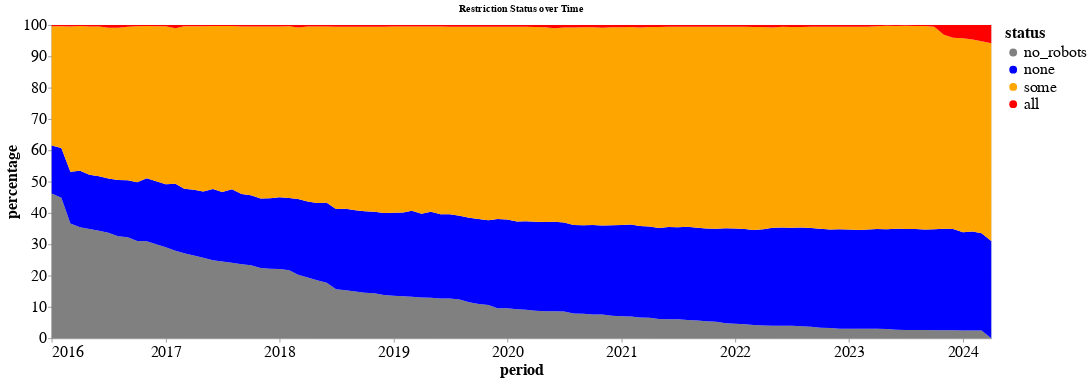
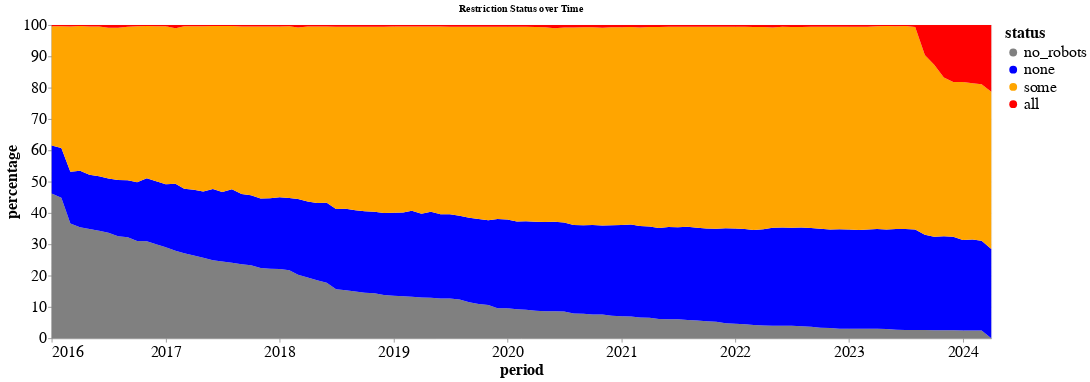
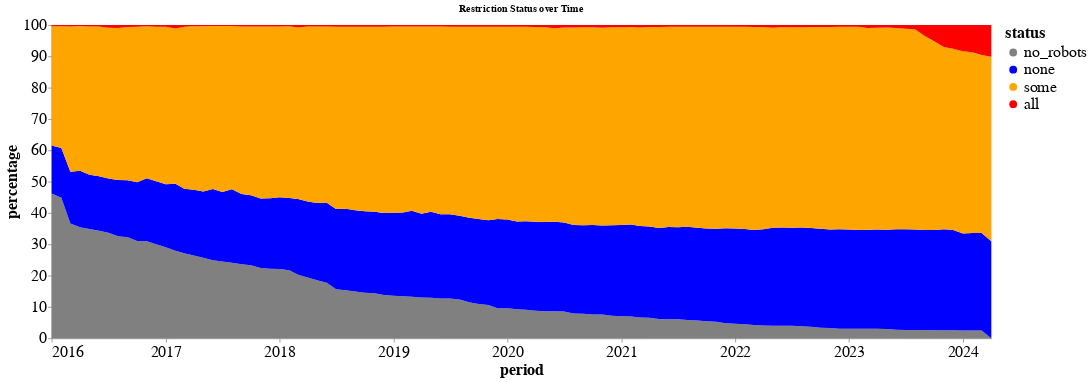
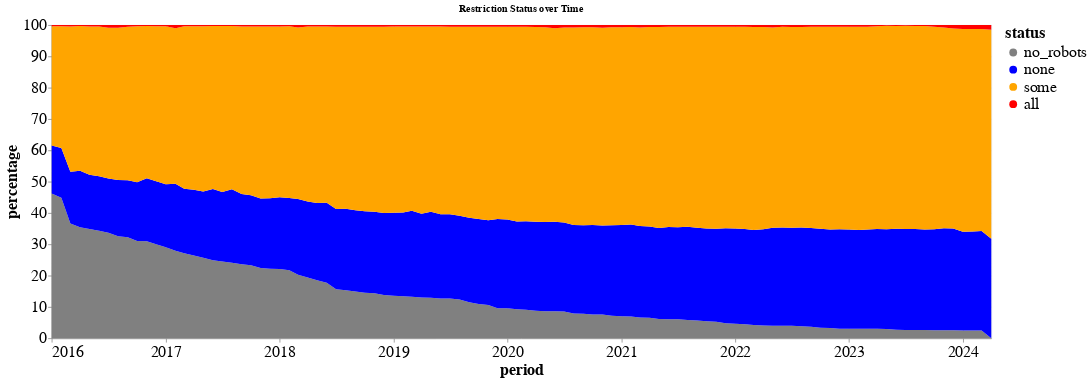

Write notebook code for charts like these, in order.
### Markdown cell above
### Plot Temporal Robots Area Chart

### Code cell
# for agent in agents_to_track:
#     robots_util.plot_robots_time_map(robots_temporal_summary, agent)

for group in agent_groups_to_track:
    print(group)
    chart = robots_util.plot_robots_time_map_altair(
        robots_temporal_head_summary, 
        agent_type=group, 
        period_col='period', 
        status_col='status', 
        val_col='tokens',  # "count" / "tokens"
        title='Restriction Status over Time', 
        ordered_statuses=['no_robots', 'none', 'some', 'all'], 
        status_colors={'no_robots': 'gray', 'none': 'blue', 'some': 'orange', 'all': 'red'}
    )
    chart.show()
#     robots_util.plot_robots_time_map(robots_temporal_head_summary, group, val_key="count")

### Figure 1 — Vega-Lite specification as saved in the notebook (floating-point values rounded to 4 significant figures; data arrays with more than 128 entries replaced by an {"elided": "..."} marker saying what was removed)
{"config": {"view": {"continuousWidth": 300, "continuousHeight": 300}, "axis": {"domain": true, "labelFont": "sans-serif", "labelFontSize": 20, "titleFont": "sans-serif", "titleFontSize": 20}, "axisX": {"domain": true, "format": "%Y", "labelAngle": 0, "labelExpr": "timeFormat(datum.value, '%Y')", "tickCount": "year"}, "axisY": {"domain": true, "format": ".0f", "labelExpr": "datum.value * 100"}, "legend": {"labelFont": "sans-serif", "labelFontSize": 20, "titleFont": "sans-serif", "titleFontSize": 20}}, "data": {"name": "data-01f017d89c8a2e397c097a2dc9515510"}, "mark": {"type": "area"}, "encoding": {"color": {"field": "status", "scale": {"domain": ["no_robots", "none", "some", "all"], "range": ["gray", "blue", "orange", "red"]}, "title": "status", "type": "nominal"}, "order": {"field": "order", "type": "quantitative"}, "x": {"axis": {"format": "%Y", "title": "period"}, "field": "period", "type": "temporal"}, "y": {"axis": {"format": ".0f", "title": "percentage"}, "field": "percentage", "scale": {"domain": [0, 1]}, "type": "quantitative"}}, "height": 400, "title": "Restriction Status over Time", "width": 1200, "$schema": "https://vega.github.io/schema/vega-lite/v5.17.0.json", "datasets": {"data-01f017d89c8a2e397c097a2dc9515510": {"elided": "400 records"}}}

### Figure 2 — Vega-Lite specification as saved in the notebook (floating-point values rounded to 4 significant figures; data arrays with more than 128 entries replaced by an {"elided": "..."} marker saying what was removed)
{"config": {"view": {"continuousWidth": 300, "continuousHeight": 300}, "axis": {"domain": true, "labelFont": "sans-serif", "labelFontSize": 20, "titleFont": "sans-serif", "titleFontSize": 20}, "axisX": {"domain": true, "format": "%Y", "labelAngle": 0, "labelExpr": "timeFormat(datum.value, '%Y')", "tickCount": "year"}, "axisY": {"domain": true, "format": ".0f", "labelExpr": "datum.value * 100"}, "legend": {"labelFont": "sans-serif", "labelFontSize": 20, "titleFont": "sans-serif", "titleFontSize": 20}}, "data": {"name": "data-62d68b1477a134ab273c844e2d067056"}, "mark": {"type": "area"}, "encoding": {"color": {"field": "status", "scale": {"domain": ["no_robots", "none", "some", "all"], "range": ["gray", "blue", "orange", "red"]}, "title": "status", "type": "nominal"}, "order": {"field": "order", "type": "quantitative"}, "x": {"axis": {"format": "%Y", "title": "period"}, "field": "period", "type": "temporal"}, "y": {"axis": {"format": ".0f", "title": "percentage"}, "field": "percentage", "scale": {"domain": [0, 1]}, "type": "quantitative"}}, "height": 400, "title": "Restriction Status over Time", "width": 1200, "$schema": "https://vega.github.io/schema/vega-lite/v5.17.0.json", "datasets": {"data-62d68b1477a134ab273c844e2d067056": {"elided": "400 records"}}}

### Figure 3 — Vega-Lite specification as saved in the notebook (floating-point values rounded to 4 significant figures; data arrays with more than 128 entries replaced by an {"elided": "..."} marker saying what was removed)
{"config": {"view": {"continuousWidth": 300, "continuousHeight": 300}, "axis": {"domain": true, "labelFont": "sans-serif", "labelFontSize": 20, "titleFont": "sans-serif", "titleFontSize": 20}, "axisX": {"domain": true, "format": "%Y", "labelAngle": 0, "labelExpr": "timeFormat(datum.value, '%Y')", "tickCount": "year"}, "axisY": {"domain": true, "format": ".0f", "labelExpr": "datum.value * 100"}, "legend": {"labelFont": "sans-serif", "labelFontSize": 20, "titleFont": "sans-serif", "titleFontSize": 20}}, "data": {"name": "data-ee48ebea95bc382b33d40bfe2277242a"}, "mark": {"type": "area"}, "encoding": {"color": {"field": "status", "scale": {"domain": ["no_robots", "none", "some", "all"], "range": ["gray", "blue", "orange", "red"]}, "title": "status", "type": "nominal"}, "order": {"field": "order", "type": "quantitative"}, "x": {"axis": {"format": "%Y", "title": "period"}, "field": "period", "type": "temporal"}, "y": {"axis": {"format": ".0f", "title": "percentage"}, "field": "percentage", "scale": {"domain": [0, 1]}, "type": "quantitative"}}, "height": 400, "title": "Restriction Status over Time", "width": 1200, "$schema": "https://vega.github.io/schema/vega-lite/v5.17.0.json", "datasets": {"data-ee48ebea95bc382b33d40bfe2277242a": {"elided": "400 records"}}}

### Figure 4 — Vega-Lite specification as saved in the notebook (floating-point values rounded to 4 significant figures; data arrays with more than 128 entries replaced by an {"elided": "..."} marker saying what was removed)
{"config": {"view": {"continuousWidth": 300, "continuousHeight": 300}, "axis": {"domain": true, "labelFont": "sans-serif", "labelFontSize": 20, "titleFont": "sans-serif", "titleFontSize": 20}, "axisX": {"domain": true, "format": "%Y", "labelAngle": 0, "labelExpr": "timeFormat(datum.value, '%Y')", "tickCount": "year"}, "axisY": {"domain": true, "format": ".0f", "labelExpr": "datum.value * 100"}, "legend": {"labelFont": "sans-serif", "labelFontSize": 20, "titleFont": "sans-serif", "titleFontSize": 20}}, "data": {"name": "data-d67de0f19d396dece9026ec5c5ae69a2"}, "mark": {"type": "area"}, "encoding": {"color": {"field": "status", "scale": {"domain": ["no_robots", "none", "some", "all"], "range": ["gray", "blue", "orange", "red"]}, "title": "status", "type": "nominal"}, "order": {"field": "order", "type": "quantitative"}, "x": {"axis": {"format": "%Y", "title": "period"}, "field": "period", "type": "temporal"}, "y": {"axis": {"format": ".0f", "title": "percentage"}, "field": "percentage", "scale": {"domain": [0, 1]}, "type": "quantitative"}}, "height": 400, "title": "Restriction Status over Time", "width": 1200, "$schema": "https://vega.github.io/schema/vega-lite/v5.17.0.json", "datasets": {"data-d67de0f19d396dece9026ec5c5ae69a2": {"elided": "400 records"}}}
